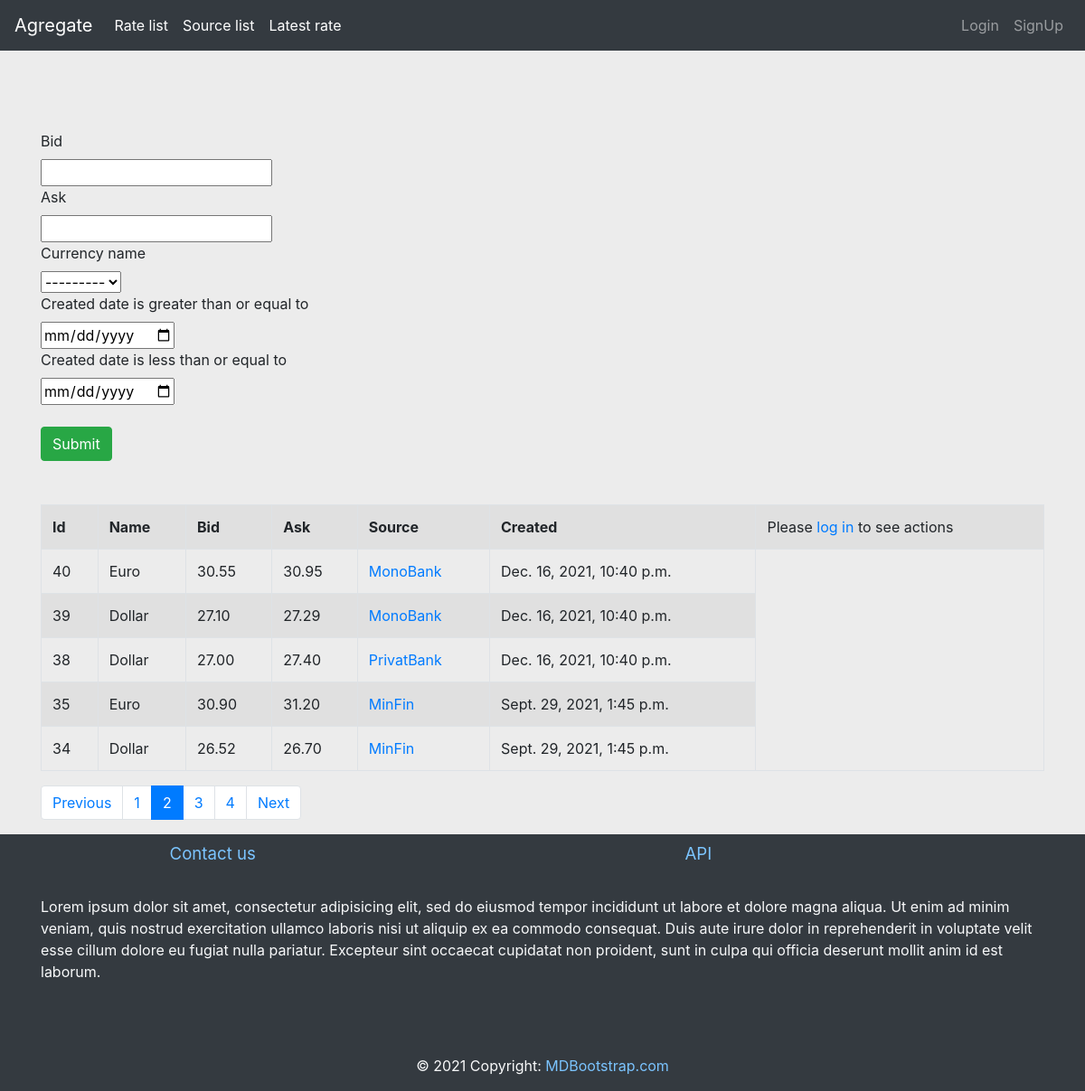
/currency/rate/list/?page=2&, run on the app's committed database.
### currency/models.py (models this page shows)
class Rate(models.Model):
    ask = models.DecimalField(max_digits=4, decimal_places=2)
    bid = models.DecimalField(max_digits=4, decimal_places=2)
    created = models.DateTimeField(auto_now_add=True)
    currency_name = models.CharField(
        max_length=3,
        choices=choices.RATE_TYPES,
        blank=False,
        null=False,
        default=choices.TYPE_USD,
    )
    source = models.ForeignKey(
        Source,
        related_name='rates',
        on_delete=models.CASCADE,
        choices=choices.SOURCE_TYPES
    )
    currency_type = models.CharField(max_length=8)

class Source(models.Model):
    name = models.CharField(max_length=64)
    code_name = models.CharField(max_length=24, unique=True, editable=False)
    source_url = models.CharField(max_length=256)
    logo = models.FileField(
        upload_to=upload_logo,
        blank=True,
        null=True,
        default=None,
    )

### currency/views.py (the view)
# urls.py: path('rate/list/', RateListView.as_view(), name='rate-list'),
class RateListView(FilterView):
    queryset = Rate.objects.all().select_related('source').order_by('-created')
    template_name = 'rate_list.html'
    paginate_by = 5
    filterset_class = RateFilter
    def get_context_data(self, **kwargs):
        context = super().get_context_data(**kwargs)
        get_parameters = {}
        for key, value in self.request.GET.items():
            if key != 'page':
                get_parameters[key] = value
        context['pagination_params'] = urlencode(get_parameters)
        return context

### currency/templates/rate_list.html (shortened to what this page needs)
{% extends 'base.html' %}
{% load crispy_forms_tags %}
{% block main_content%}
<br>
<br>
<br>
<br>
<br>
<br>
<form method="get" >
        {{filter.form|crispy}}
        <br>
        <input type="submit" value="Submit" class="btn btn-success">
</form>
<br>
<br>
    <table class="table table-striped table-bordered"  >
        <tr>
            <th>Id</th>
            <th>Name</th>
            <th>Bid</th>
            <th>Ask</th>
            <th>Source</th>
            <th>Created</th>
            {%if request.user.is_authenticated%}
                <th>Actions</th>
            {%else%}
                <td>
                    Please <a href="{% url 'login' %}">log in</a> to see actions
                </td>
            {%endif%}
        </tr>
        {% for rate in rate_list %}
            <tr>
                <td>{{rate.id}}</td>
                <td>{{rate.get_currency_name_display}}</td>
                <td>{{rate.bid}}</td>
                <td>{{rate.ask}}</td>
                <td><a href="{% url 'currency:source-details' rate.source_id %}">{{ rate.source.name }}</a></td>
                <td>{{rate.created}}</td>
            </tr>
        {% endfor %}
    </table>
    {% include 'includes/paginator.html' %}
{% endblock %}

### data on the page
Rate: id "40", currency_name "Euro", bid "30.55", ask "30.95", source.name "MonoBank", created "Dec. 16, 2021, 10:40 p.m."
Rate: id "39", currency_name "Dollar", bid "27.10", ask "27.29", source.name "MonoBank", created "Dec. 16, 2021, 10:40 p.m."
Rate: id "38", currency_name "Dollar", bid "27.00", ask "27.40", source.name "PrivatBank", created "Dec. 16, 2021, 10:40 p.m."
Rate: id "35", currency_name "Euro", bid "30.90", ask "31.20", source.name "MinFin", created "Sept. 29, 2021, 1:45 p.m."
Rate: id "34", currency_name "Dollar", bid "26.52", ask "26.70", source.name "MinFin", created "Sept. 29, 2021, 1:45 p.m."

### other printed values
{{ page_index }} "1" "2" "3" "4"
